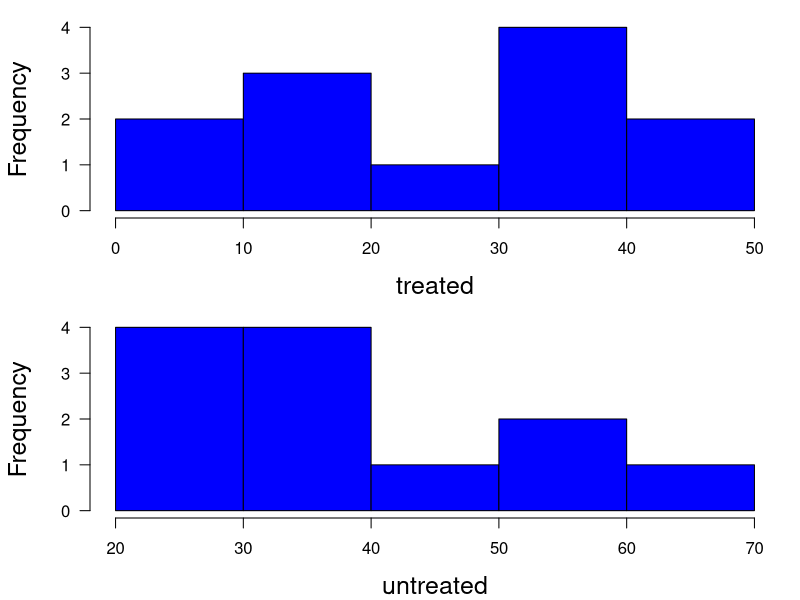

Write R code to recreate this figure.
print('file: Solution-2-sample-EqualMeans.R')
# Equal means: various 2-sample tests; data: Ott & Longnecker (2001, p. 272-274)
yd = c(18,43,28,50,16,32,13,35,38,33,6,7)
yu = c(40,54,26,63,21,37,39,23,48,58,28,39)
alpha = 0.05; print(c(alpha,'alpha'))
# ---------------------------------------------------------------------
pwilcox = wilcox.test(yd,yu)$p.value; print(c(round(pwilcox,4),'pwilcox'))
if(pwilcox < alpha) print(c('p < alpha = ',alpha,': reject H0'))
if(pwilcox >= alpha) print(c('p >= alpha = ',alpha,': do not reject H0'))
# ---------------------------------------------------------------------
pttest = t.test(yd,yu)$p.value; print(c(round(pttest,4),'pttest'))
if(pttest < alpha) print(c('pttest < alpha = ',alpha,': reject H0'))
if(pttest >= alpha) print(c('pttest >= alpha = ',alpha,': do not reject H0'))
# ---------------------------------------------------------------------
pttestv = t.test(yd,yu,var.equal=T)$p.value; print(c(round(pttestv,4),'pttestv (equal var)'))
if(pttestv < alpha) print(c('pttestv < alpha = ',alpha,': reject H0'))
if(pttestv >= alpha) print(c('pttestv >= alpha = ',alpha,': do not reject H0'))
# ---------------------------------------------------------------------
# Bayesian t-test:
library(BayesFactor)
outBF = ttestBF(yd,yu,rscale=1)
BF = extractBF(outBF,onlybf = TRUE); print(c(round(BF,4),'BF'))
if(BF > 10)                    print('strong evidence against H0/strong evidence for H1')
if((BF >= 3.16) && (BF <= 10)) print('substantial evidence against H0/substantial evidence for H1')
if((BF > 1) && (BF < 3.16))    print('slight evidence against H0/slight evidence for H1')
if((BF >= 0.316) && (BF <= 1)) print('slight evidence against H1/slight evidence for H0')
if((BF > 0.1) && (BF < 0.316)) print('substantial evidence against H1/substantial evidence for H0')
if(BF <= 0.1)                  print('strong evidence against H1/strong evidence for H0')
# ---------------------------------------------------------------------
sflag = 3
if (sflag == 3) {
  # png('WormsHist180325.png',width=16,height=16,units='cm',res=300)
  par(mar=c(4.1,4.5,1,1),mfrow=c(2,1))
  hist(yd,col='blue',las=1,main='',xlab='treated',cex.lab=1.5)
  hist(yu,col='blue',las=1,main='',xlab='untreated',cex.lab=1.5)
  # dev.off()
}
